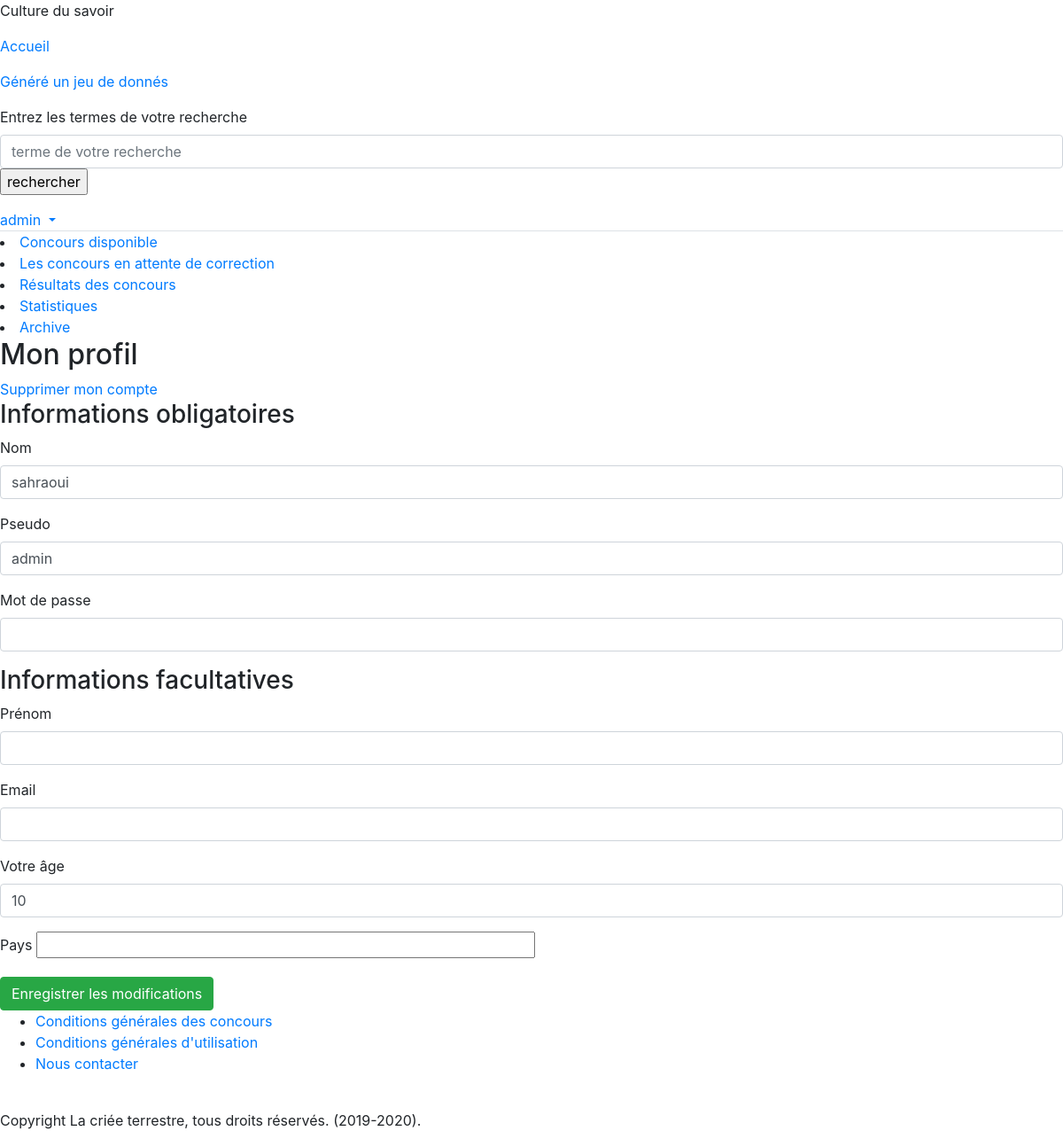
The app's page /index.php?page=utilisateurs&action=profil (signed in) with its own data.
### tables this page shows
CREATE TABLE `utilisateurs` (
  `uti_id` int(11) NOT NULL,
  `uti_date_inscription` date NOT NULL,
  `uti_profil` int(11) DEFAULT 1,
  `uti_nom` text NOT NULL,
  `uti_pseudo` text NOT NULL,
  `uti_mdp` text NOT NULL,
  `uti_prenom` text DEFAULT NULL,
  `uti_email` text DEFAULT NULL,
  `uti_age` text DEFAULT NULL,
  `uti_pays` text DEFAULT NULL
);

### System/Coeur/Views/View.php (called while the page is built, shortened)
<?php
    class View
    {
        private $args = [];
        public function __construct(string $directory, string $view, string $title,array $args = [])
        {
            $this->args = $args;
                        $base = dirname(realpath('.')) . DIRECTORY_SEPARATOR . 'App';
            $view_dir = $base . DIRECTORY_SEPARATOR . 'Views';
$dir = $view_dir . DIRECTORY_SEPARATOR . $directory;
            $view = $dir . DIRECTORY_SEPARATOR . "$view.php";
            $this->view = $view;
        }
        public function create(): string
        {
            extract($this->args);
            require($this->view);
                        return ob_get_clean();
        }
    }

### System/Coeur/Application/LoadController.php (called while the page is built, shortened)
<?php
    class LoadController
    {
        private $action;
        public function __construct(string $controller, string $action)
        {
            $this->action = $action;
        }
        public function call()
        {
	    return call_user_func([new $this->controller, $this->action]);
        }
    }

### www/index.php (called while the page is built, shortened)
<?php
$controller = $_GET['page'] ?? 'Accueil';
$action = $_GET['action'] ?? 'accueil';
(new LoadController($controller, $action))->call();
?>

### System/Coeur/Models/Model.php (called while the page is built, shortened)
<?php
abstract class Model
{
    public function request(string $sql, array $args, int $output_style): array
    {
        $pdo  = DB::get();
        $query =  $pdo->prepare($sql);
        foreach ($args as $k => $v) {
            if (is_numeric($v)) {
                $query->bindValue($k, $v, PDO::PARAM_INT);
            } elseif (is_bool($v)) {
                $query->bindValue($k, $v, PDO::PARAM_BOOL);
            } elseif (is_null($v)) {
                $query->bindValue($k, $v, PDO::PARAM_NULL);
            } elseif (is_string($v)) {
                $query->bindValue($k, $v, PDO::PARAM_STR);
            } else {
                $query->bindValue($k, $v);
            }
        }
        $query->execute();
        $all  = $query->fetchAll($output_style);
        return $all;
    }
}

### App/Models/Utilisateurs.php (called while the page is built, shortened)
<?php
    class Utilisateurs extends Model
    {
public function get_profil($pseudo)
{
	return $this->request('SELECT * FROM utilisateurs, profil  WHERE uti_profil = pro_id and uti_pseudo = :pseudo',[':pseudo' => $pseudo], PDO::FETCH_ASSOC);
}
}

### App/Views/utilisateurs/profil.php (the view, shortened to what this page needs)
<h2>Mon profil</h2>
            <a href="index.php?page=utilisateurs&action=profil&souhait=supprimer">Supprimer mon compte</a>
	    <form method="post" action="">
	<h3>Informations obligatoires</h3>
	<div class='form-group'>
		<label for='uti_nom'>Nom</label>
		<input id='uti_nom' name='uti_nom' type='text' size='50' value="<?= $uti_nom ?>" required class='form-control' />
	</div>
	<div class='form-group'>
		<label for='uti_pseudo'>Pseudo</label>
		<input id='uti_pseudo' name='uti_pseudo' type='text' size='50' value="<?= $uti_pseudo ?>" required class='form-control' />
	</div>
	<div class='form-group'>
		<label for='uti_mdp'>Mot de passe</label>
		<input id='uti_mdp' name='uti_mdp' type='password' size='50' class='form-control' />
	</div>
	<h3>Informations facultatives</h3>
<div class='form-group'>
		<label for='uti_prenom'>Prénom</label>
		<input id='uti_prenom' name='uti_prenom' type='text' size='50' value="<?= $uti_prenom ?>" class='form-control' />
	</div>
<div class='form-group'>
		<label for='uti_email'>Email</label>
		<input id='uti_email' name='uti_email' type='mail' size='50' value="<?= $uti_email ?>" class='form-control' />
	</div>
<div class='form-group'>
<label for='uti_age'>Votre âge</label>
<input id='uti_age' name='uti_age' type='number' size='50' value="<?= $uti_age ?>" class='form-control' /></div>
<div class='form-group'>
		<label for='uti_pays'>Pays</label>
		<input id='uti_pays' name='uti_pays' type='text' size='50' value="<?= $uti_pays ?>"c lass='form-control' />
	</div>
		<input class="btn btn-success" type="submit" name="edit" value="Enregistrer les modifications" />
            </form>

### records on screen
utilisateurs: uti_nom "sahraoui", uti_pseudo "admin", uti_age "10"

### other values on screen
$_SESSION['utilisateurs']['uti_pseudo'] "admin"
